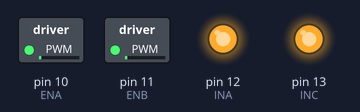
Recording of a sketch running on a simulated Arduino Uno, built with avr-gcc and run on an emulated ATmega328P. Parts: switched loads named in the sketch (green lamp = pin HIGH), output pins drawn as LEDs (lit = HIGH).

Above: at 0.05 s.
At 2.15 s:
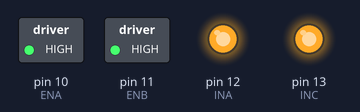
At 4.25 s:
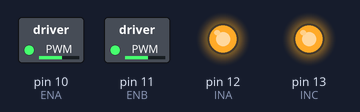
At 8.45 s:
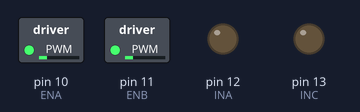
At 11.3 s:
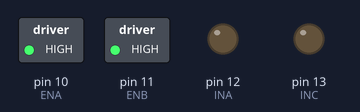
At 14.2 s:
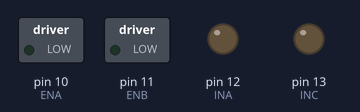
Timing chart, 0 to 18.5 s (numbered marks = the images above):
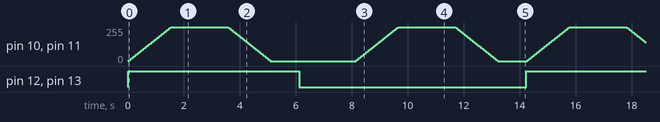

Measured:
- by itself, pin 10 (ENA), pin 11 (ENB): moves between 0/255 and 255/255, repeating every 14.2 s
- by itself, pin 12 (INA), pin 13 (INC): alternates HIGH for 6.1 s and LOW for 8.1 s

The sketch:

Smd_L298_motor_surucu_karti.ino
```cpp
//Robotistan.com L298 motor sürücü kartı örnek kodu.


int ENA = 10;   //MotorA çıkışı için pwm kontrol pini
int ENB = 11;  //MotorB çıkışı için pwm kontrol pini
int INA = 12;  //MotorA çıkışı için yön kontrol pini
int INC = 13;  //MotorB çıkışı için yön kontrol pini
int hiz = 0;   //hız değeri

void setup()
{
  pinMode(ENA, OUTPUT);  //Kontrol pinleri çıkış olarak ayarlanır
  pinMode(ENB, OUTPUT);
  pinMode(INA, OUTPUT);
  pinMode(INC, OUTPUT);

  analogWrite(ENA, 0);  //İki motor da durur
  analogWrite(ENB, 0);

}

void loop()
{
  ileri();           //İki motor da ileri. Bu fonksiyonda hız tanımlanmamıştır. Hız ayarı hızlan() ve yavasla() fonksiyonları ile yapılır.
  hizlan();          //Motor pwm değerleri 0'dan 255'e çıkarılır.
  delay(1000);       //1 saniye bekle.
  tam_hiz_ileri();   //Tam hız dönmeye devam eder.
  delay(1000);
  yavasla();         //Motor pwm değerleri 255'den 0'a düşürülür.
  delay(1000);

  dur();             //2 saniye dur.
  delay(2000);


  geri();           //İki motor da geri. Bu fonksiyonda hız tanımlanmamıştır. Hız ayarı hızlan() ve yavasla() fonksiyonları ile yapılır.
  hizlan();         //Motor pwm değerleri 0'dan 255'e çıkarılır.
  delay(1000);
  tam_hiz_geri();   //Tam hız dönmeye devam eder.
  delay(1000);
  yavasla();        //Motor pwm değerleri 255'den 0'a düşürülür.
  delay(1000);
}


/* ileri() ve geri() fonksiyonları motorların pwm sinyali alınca hangi yöne döneceğini belirler.
 Yani sadece ileri() ve geri() fonksiyonlarını çağırmak motorları hareket ettirmez.
 Aynı şekilde sadece hızlan() ve yavasla() fonksiyonlarını çağırmakta motorları hareket ettirmez.
 Bu fonksiyonlardan önce ileri() ve geri() fonksiyonlarının çağırılması gerekir.
 Ancak motorların hareket etmesi için tam_hız_ileri() veya tam_hız_geri() fonksiyonlarını çağırmak yeterlidir.
 Çünkü bu fonksiyonlar hem yön bilgisini hemde hız bilgisini içinde barındırır. Eğer motorlar hız kontrolü
 yapılmak istenmiyorsa ENA ve ENB pinlerinin arduino ile bağlantıları sökülerek bu pinlerin 5V ile arasındaki
 jumperlar geri takılarak motorların istenilen yönde sürekli tam hızda dönmesi sağlanabilir.
 */

void ileri()
{
  digitalWrite(INA, HIGH);
  digitalWrite(INC, HIGH);
}

void geri()
{
  digitalWrite(INA, LOW);
  digitalWrite(INC, LOW);
}

void tam_hiz_ileri()
{
  digitalWrite(INA, HIGH);
  digitalWrite(INC, HIGH);
  analogWrite(ENA, 255);
  analogWrite(ENB, 255);
}

void tam_hiz_geri()
{
  digitalWrite(INA, LOW);
  digitalWrite(INC, LOW);
  analogWrite(ENA, 255);
  analogWrite(ENB, 255);
}

void dur()
{
  digitalWrite(INA, LOW);
  digitalWrite(INC, LOW);
  analogWrite(ENA, 0);
  analogWrite(ENB, 0);
}

void hizlan()
{

  for(int hiz_degeri = 0 ; hiz_degeri <= 255; hiz_degeri +=5)
  {
    analogWrite(ENA, hiz_degeri);
    analogWrite(ENB, hiz_degeri);
    delay(30);
  }
}

void yavasla()
{
  for(int hiz_degeri = 255 ; hiz_degeri >= 0; hiz_degeri -=5)
  {
    analogWrite(ENA, hiz_degeri);
    analogWrite(ENB, hiz_degeri);
    delay(30);
  }
}
```
